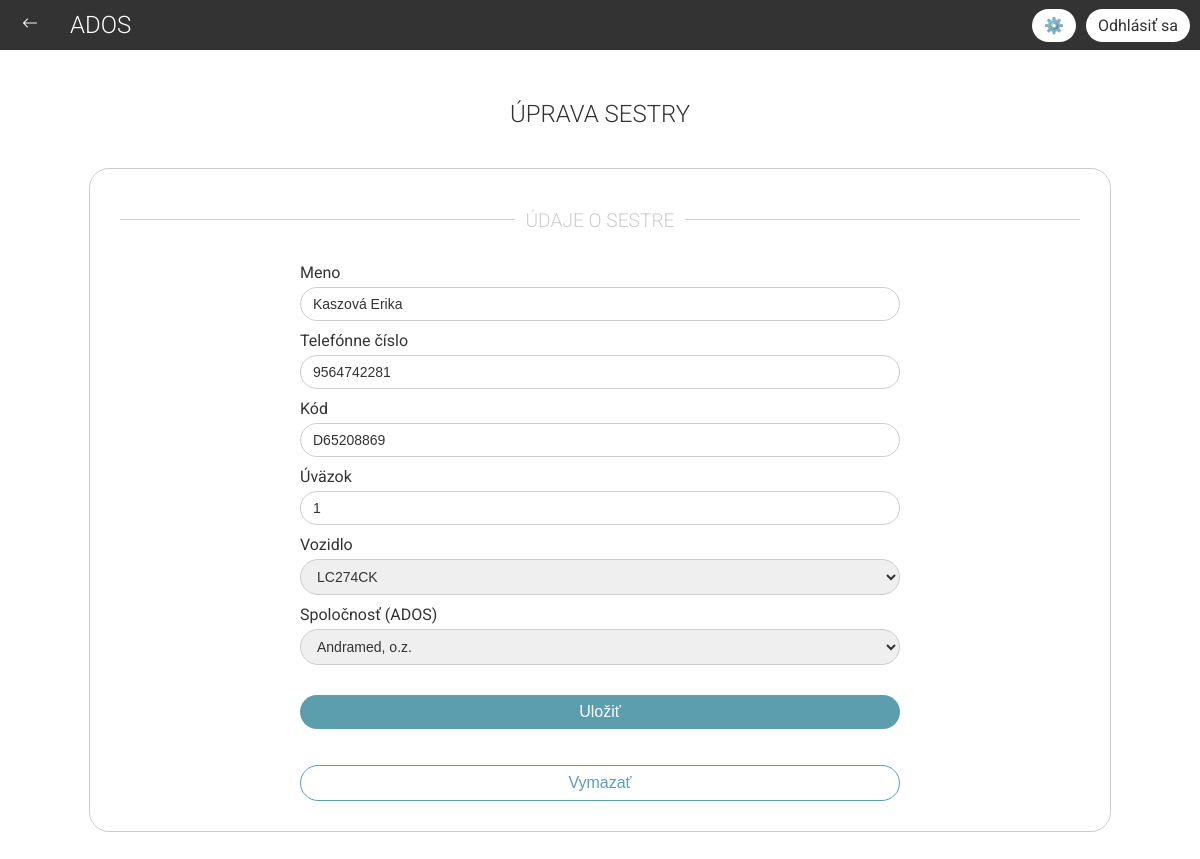
The app's page /nurse/update/1 (signed in) with its own data.
### tables this page shows
CREATE TABLE sestry (
            id INTEGER PRIMARY KEY AUTOINCREMENT,
            meno TEXT NOT NULL,
            kod TEXT,
            uvazok DECIMAL(2,1),
            vozidlo INTEGER,
            ados INTEGER, phone_number TEXT,
            FOREIGN KEY (vozidlo) REFERENCES auta(id) ON DELETE SET NULL,
            FOREIGN KEY (ados) REFERENCES adosky(id) ON DELETE SET NULL
        );

CREATE TABLE auta (
                id INTEGER PRIMARY KEY AUTOINCREMENT,
                evc TEXT NOT NULL
            );

CREATE TABLE adosky (
                id INTEGER PRIMARY KEY AUTOINCREMENT,
                nazov TEXT NOT NULL,
                ico TEXT NOT NULL,
                ulica TEXT,
                mesto TEXT,
                identifikator TEXT,
                kod TEXT
            , "passwordHash" TEXT NULL);

### routes/nurses.py (the view, shortened to what this page needs)
@nurse_bp.route('/nurse/update/<int:id>', methods=['GET', 'POST'])
@login_required
def update_nurse(id):
    cars = get_cars()
    companies = get_companies()
    nurse = get_nurse(id)
    if not nurse:
        return "Sestra nenájdená", 404
    return render_template("details/nurse.html", nurse=nurse, cars=cars, companies=companies)

### routes/auth.py (called while the page is built)
def setup_login_manager(login_manager) -> None:
    @login_manager.user_loader
    def load_user(user_id: int) -> User:
        conn = get_db_connection()
        usedData = conn.execute("SELECT * FROM adosky WHERE id = ?", (user_id,)).fetchone()
        conn.close()
        if usedData:
            return User(id       = int(usedData['id']),
                        username = usedData['identifikator'],
                        password = usedData['passwordHash'])
        return None

### routes/cars.py (called while the page is built)
def get_cars():
    conn = get_db_connection()
    rows = conn.execute("SELECT * FROM auta").fetchall()
    conn.close()
    return [Car(row) for row in rows]

### routes/companies.py (called while the page is built)
def get_companies():
    conn = get_db_connection()
    rows = conn.execute("SELECT * FROM adosky").fetchall()
    conn.close()
    return [Company(row) for row in rows]

### routes/nurses.py (called while the page is built)
def get_nurse(id):
    conn = get_db_connection()
    row = conn.execute("SELECT * FROM sestry WHERE id = ?", (id,)).fetchone()
    conn.close()
    return Nurse(row) if row else None

### utils/database.py (called while the page is built)
def get_db_connection():
    conn = sqlite3.connect(DATABASE_FILE)
    conn.row_factory = sqlite3.Row
    return conn

### templates/details/nurse.html (shortened to what this page needs)
{% extends "base.html" %}
{% block content %}
<h1>Úprava sestry</h1>
<div class="section">
    <div class="lined-heading"><span>Údaje o sestre</span></div>
    <form id="nurseForm" method="POST" action="{{ url_for('nurse.update_nurse', id=nurse.id) }}">
        <div class="form-group">
            <label for="meno">Meno</label>
            <input type="text" name="meno" id="meno" value="{{ nurse.meno }}" required>
        </div>
        <div class="form-group">
            <label for="phone_number">Telefónne číslo</label>
            <input type="text" name="phone_number" id="phone_number" value="{{ nurse.phone_number }}" required>
        </div>
        <div class="form-group">
            <label for="kod">Kód</label>
            <input type="text" name="kod" id="kod" value="{{ nurse.kod }}">
        </div>
        <div class="form-group">
            <label for="uvazok">Úväzok</label>
            <input type="number" name="uvazok" id="uvazok" value="{{ nurse.uvazok }}" step="0.1" min="0" max="1">
        </div>
        <div class="form-group">
            <label for="vozidlo">Vozidlo</label>
            <select name="vozidlo" id="vozidlo">
                {% for car in cars %}
                <option value="{{ car.id }}" {% if car.id==nurse.vozidlo %}selected{% endif %}>
                    {{ car.evc }}
                </option>
                {% endfor %}
            </select>
        </div>
        <div class="form-group">
            <label for="ados">Spoločnosť (ADOS)</label>
            <select name="ados" id="ados">
                {% for company in companies %}
                <option value="{{ company.id }}" {% if company.id==nurse.ados %}selected{% endif %}>
                    {{ company.nazov }}
                </option>
                {% endfor %}
            </select>
        </div>
        <button type="submit" class="btn">Uložiť</button>
    </form>
    <form method="POST" action="{{ url_for('nurse.delete_nurse', id=nurse.id) }}" style="margin-top: 1rem;">
        <button type="submit" class="btn warning">Vymazať</button>
    </form>
</div>
{% endblock %}

### static/css/global.css (style rules this page uses)
body { margin: 60px 0; padding: 0; font-family: 'Roboto', sans-serif; background: #fff; box-sizing: border-box; width: 100vw; height: 100vh; overflow-x: hidden; }
h1, h2, h3 { margin: 10px; text-transform: uppercase; font-weight: 300; }
h1 { font-size: 1.5em; color: #333; margin: 40px 0; }
.section { padding: 30px; height: fit-content; border: solid 1px #ccc; border-radius: 20px; margin-bottom: 20px; width: 80%; display: flex; flex-direction: column; align-items: center; }
.lined-heading { width: 100%; text-align: center; border-top: 1px solid #ccc; line-height: 0.1em; margin: 20px 0 40px; }
.lined-heading span { background: #fff; padding: 0 10px; font-size: 1.2rem; font-weight: 300; color: #ccc; text-transform: uppercase; }
form { width: 600px; }
label { font-weight: 400; margin-bottom: 5px; color: #333; }
.form-group { display: flex; flex-direction: column; margin-bottom: 10px; position: relative; justify-content: flex-end; width: 100%; }
input, select, textarea { padding: 8px 12px; border: 1px solid #ccc; border-radius: 20px; font-size: 14px; font-family: Arial, Helvetica, sans-serif; width: 100%; box-sizing: border-box; color: #333; }
.btn { background-color: #5C9EAD; color: white; padding: 8px 20px; border: none; border-radius: 20px; font-size: 16px; cursor: pointer; margin-top: 20px; min-width: 100px; width: 100%; text-decoration: "none"; }
.btn.warning { background-color: #fff; color: #5C9EAD; border: 1px solid #5C9EAD; text-decoration: none; }

### records on screen
sestry: meno "Kaszová Erika", phone_number "9564742281", kod "D65208869", uvazok "1", vozidlo "LC274CK", ados "Andramed, o.z."
